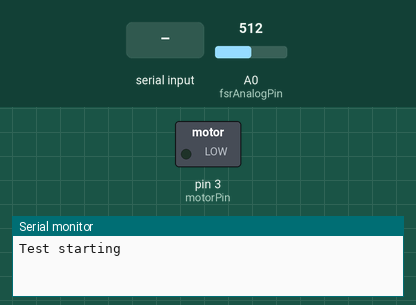
A sketch run on a simulated Arduino Uno, built with avr-gcc and run on an emulated ATmega328P. On the bench: switched loads named in the sketch (green lamp = pin HIGH), the last lines printed to the serial monitor. The inputs (shaded band) are chosen by the test bench; at power-on: A0 (fsrAnalogPin) = 512.

Above: at 1.2 s.
1.3 s: "Turn on alerts" received over the second serial link
3.8 s: A0 (fsrAnalogPin) set to 842
6.8 s: A0 (fsrAnalogPin) set to 860
At 18.7 s:
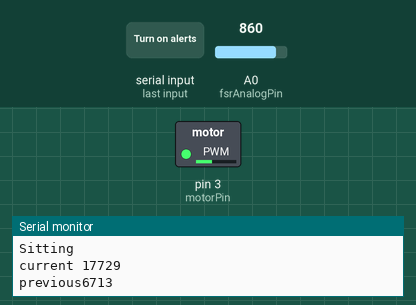
At 29.2 s:
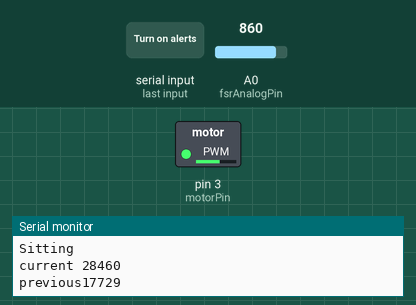
Timing chart, 0 to 29.9 s (numbered marks = the images above; inputs shaded):
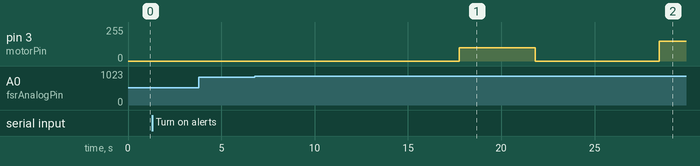

The sketch:

BluetoothMotorSystem.ino
```cpp
#include <SoftwareSerial.h>

SoftwareSerial mySerial(10, 11); // RX, TX

int fsrAnalogPin = 0; // FSR is connected to analog 0
int motorPin = 3;      // connect Red LED to pin 11 (PWM pin)
int fsrReading;      // the analog reading from the FSR resistor divider
int motorSpeed;
unsigned long previousSitTime; // time since user last sat down
unsigned long previousUpTime; // time since user last got up
unsigned long previousBuzzTime;  // time since motor started buzzing
unsigned long currentTime;
int upTimeInterval;
int timeInterval;
int buzzDuration;
int alertLevel;
boolean sitting;

void setup() {

  // initialize serial:
   Serial.begin(9600);
   mySerial.begin(9600);
   pinMode(motorPin, OUTPUT);
   previousUpTime = -1;
   previousSitTime = 0;
   upTimeInterval = 5000; // 5 seconds
   timeInterval = 10000; // 10 seconds
   buzzDuration = 3000; // buzz for 3 seconds before stopping
   alertLevel = 1;
   sitting = false;
   Serial.println("Test starting");
}

void startAlerts(){
   while(true){

      // we'll need to change the range from the analog reading (0-1023) down to the range
      // used by analogWrite (0-255) with map!

      fsrReading = analogRead(fsrAnalogPin);
      currentTime = millis();

      // MOTOR goes faster the harder you press
      if (fsrReading > 850){
        Serial.println("Sitting");
        Serial.print("current ");
        Serial.println(currentTime);
        Serial.print("previous");
        Serial.println(previousSitTime);

        sitting = true;
        //User has sat for too long
        if(currentTime - previousSitTime >= timeInterval){

           //Send data to android app
           switch(alertLevel){
             case 1:
               mySerial.print("Alert Level 1");
               motorSpeed = 100;
               break;
             case 2:
               mySerial.print("Alert Level 2");
               motorSpeed = 150;
               break;
             case 3:
               mySerial.print("Alert Level 3");
               motorSpeed = 200;
               break;
             case 4:
               mySerial.print("Alert Level 4");
               motorSpeed = 250;
               break;
           }

           previousUpTime = currentTime;
           previousSitTime = currentTime;
           previousBuzzTime = currentTime;
           while(currentTime - previousBuzzTime <= buzzDuration)
           {
             currentTime = millis();
             analogWrite(motorPin, motorSpeed);
           }
        } else {
           analogWrite(motorPin, 0);

           if(previousUpTime > 0 && (currentTime - previousUpTime)< upTimeInterval)
            {
             Serial.println("Didn't get up");
             if(alertLevel<4)
               alertLevel+=1;
               Serial.println(alertLevel);
               String timeData = "tSD+"+String(timeInterval/1000);
            //Can't pass strings which are too long
               Serial.println("totalSittingDuration+"+timeData);
               mySerial.print(timeData);
            }

        }

      }else
      {

        if(previousUpTime > 0 && (currentTime - previousUpTime < upTimeInterval))
        {
          Serial.println("got up for too short");
            if(alertLevel<4)
              alertLevel+=1;
        }else
        {
          Serial.print("Sitting ");
          Serial.print(sitting);
          //User got up; get app increment sittingTimes
          if(sitting = true)
          {
            alertLevel = 1;
            sitting = false;
            mySerial.print("sittingTimes");
          }
        }
        previousSitTime = currentTime;
        analogWrite(motorPin, 0);
      }

      delay(100);

    if(mySerial.readString().equals("Turn off alerts"))
    {
       previousUpTime = currentTime;
       break;
    }
   }

}

void loop() {

  analogWrite(motorPin,0);
  // if there's any serial available, read it:
  while (mySerial.available() > 0) {

    if(mySerial.readString().equals("Turn on alerts"))
     {
       Serial.println("Starting alerts");
       startAlerts();
     }
  }
}
```

Measured:
- the behaviour switches between 850 and 851 on A0 (fsrAnalogPin) (found by bisection; images 0 and 1)
- after the input at 6.8 s, pin 3 (motorPin): 0/255 → 100/255 after 10.9 s, → 0/255 4.1 s later, → 150/255 6.6 s later
